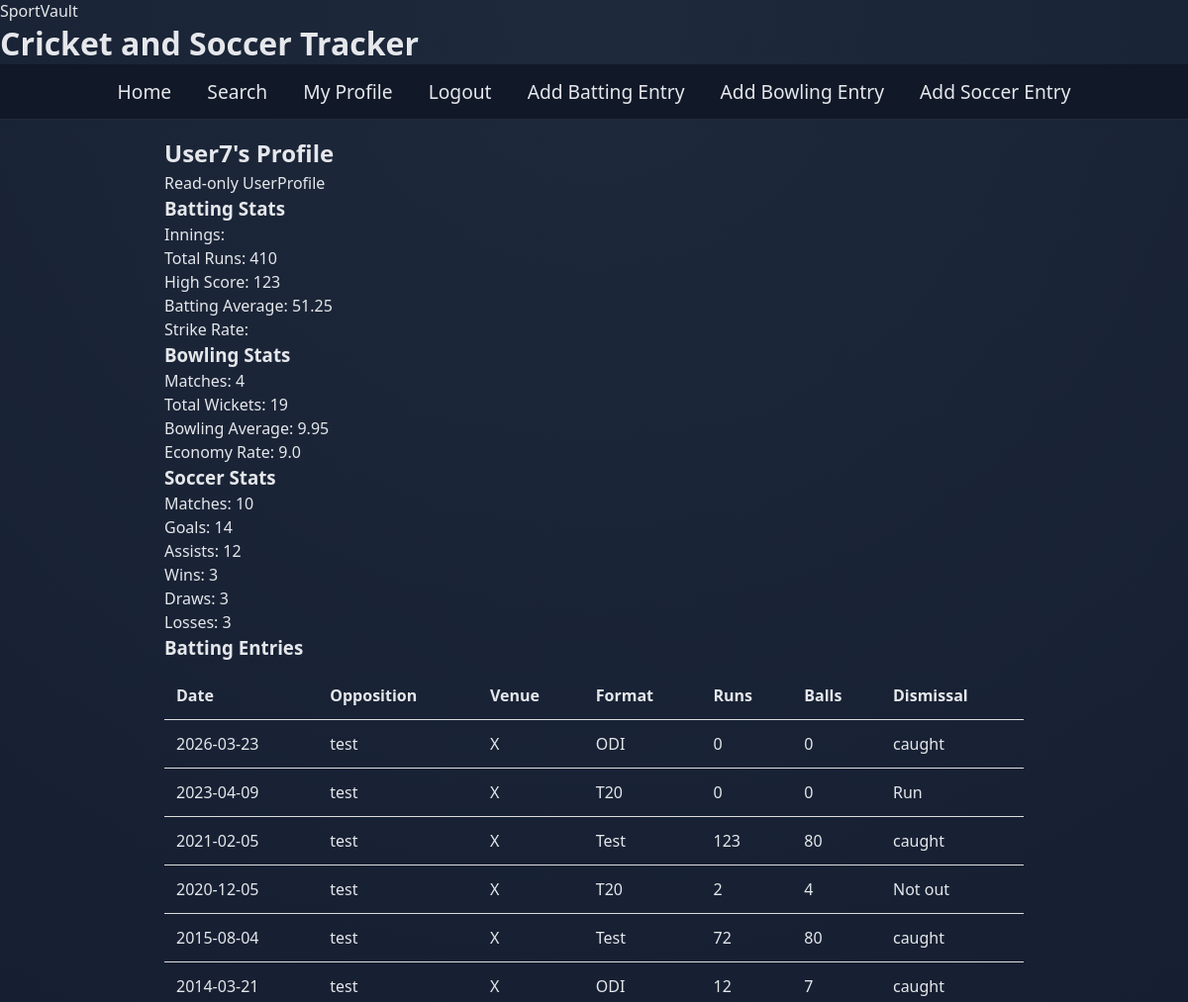
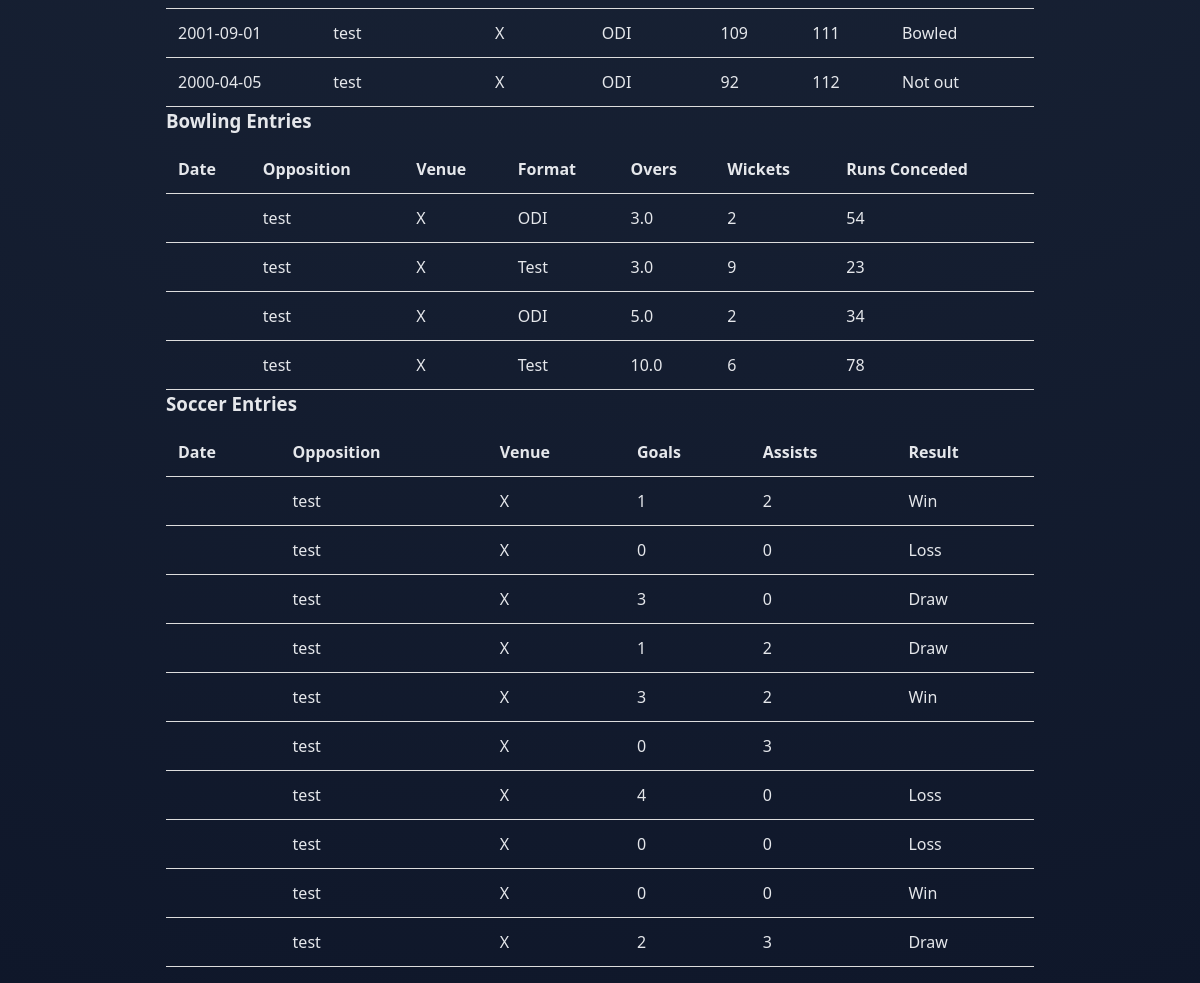
The app's page /user/8 (signed in) with its own data (2 pictures, top to bottom).
### tables this page shows
CREATE TABLE Users (
    user_id INTEGER PRIMARY KEY AUTOINCREMENT,
    username TEXT UNIQUE NOT NULL,
    password_hash TEXT NOT NULL,
    salt TEXT NOT NULL,
    created_at TEXT NOT NULL
);

CREATE TABLE Cricket_Batting (
    batting_id INTEGER PRIMARY KEY AUTOINCREMENT,
    user_id INTEGER NOT NULL,
    date TEXT NOT NULL,
    opposition TEXT NOT NULL,
    venue TEXT NOT NULL,
    format TEXT NOT NULL,
    runs INTEGER DEFAULT 0,
    balls INTEGER DEFAULT 0,
    dismissal TEXT NOT NULL,
    FOREIGN KEY (user_id) REFERENCES Users(user_id)
);

CREATE TABLE Cricket_Bowling (
    bowling_id INTEGER PRIMARY KEY AUTOINCREMENT,
    user_id INTEGER NOT NULL,
    date TEXT NOT NULL,
    opposition TEXT NOT NULL,
    venue TEXT NOT NULL,
    format TEXT NOT NULL,
    overs REAL DEFAULT 0,
    wickets INTEGER DEFAULT 0,
    runs_conceded INTEGER DEFAULT 0,
    FOREIGN KEY (user_id) REFERENCES Users(user_id)
);

CREATE TABLE Soccer_Performance (
    match_id INTEGER PRIMARY KEY AUTOINCREMENT,
    user_id INTEGER NOT NULL,
    date TEXT NOT NULL,
    opposition TEXT NOT NULL,
    venue TEXT NOT NULL,
    goals INTEGER DEFAULT 0,
    assists INTEGER DEFAULT 0,
    result TEXT NOT NULL,
    FOREIGN KEY (user_id) REFERENCES Users(user_id)
);

### app.py (the view)
@app.route("/user/<int:user_id>")
def UserProfile(user_id):
    if not session.get("username"):
        return redirect("/login")
    user = db.get_user_by_id(user_id)
    if not user:
        return redirect("/home")
    return render_template("profile.html",
        user=user,
        batting=db.get_batting_by_user(user_id),
        bowling=db.get_bowling_by_user(user_id),
        soccer=db.get_soccer_by_user(user_id),
        batting_stats=db.batting_stats(user_id),
        bowling_stats=db.bowling_stats(user_id),
        soccer_stats=db.soccer_stats(user_id),
        own_profile=False
    )

### app.py (called while the page is built)
@app.after_request
def SetSecurityHeaders(response):
    response.headers["Content-Security-Policy"] = "script-src 'self';"
    response.headers["X-Content-Type-Options"] = "nosniff"
    response.headers["X-Frame-Options"] = "DENY"
    response.headers["Referrer-Policy"] = "strict-origin-when-cross-origin"
    return response

### db.py (called while the page is built)
def GetDB():
    if not os.path.exists(DB_FOLDER):
        os.makedirs(DB_FOLDER)
    db = sqlite3.connect(DB_PATH)
    db.row_factory = sqlite3.Row
    db.execute("PRAGMA foreign_keys = ON")
    return db

def get_user_by_id(user_id):
    db = GetDB()
    row = db.execute("SELECT * FROM Users WHERE user_id = ?", (user_id,)).fetchone()
    db.close()
    if row:
        return User(row["user_id"], row["username"], row["created_at"])
    return None

def get_batting_by_user(user_id):
    db = GetDB()
    rows = db.execute("SELECT * FROM Cricket_Batting WHERE user_id = ? ORDER BY date DESC", (user_id,)).fetchall()
    db.close()
    return [BattingPerformance(r["batting_id"], r["user_id"], r["date"], r["opposition"], r["venue"], r["format"], r["runs"], r["balls"], r["dismissal"]) for r in rows]

def get_bowling_by_user(user_id):
    db = GetDB()
    rows = db.execute("SELECT * FROM Cricket_Bowling WHERE user_id = ? ORDER BY date DESC", (user_id,)).fetchall()
    db.close()
    return [BowlingPerformance(r["BOWLING_ID"], r["USER_ID"], r["DATE"], r["OPPOSITION"], r["VENUE"], r["FORMAT"], r["OVERS"], r["WICKETS"], r["RUNS_CONCEDED"]) for r in rows]

def get_soccer_by_user(user_id):
    db = GetDB()
    rows = db.execute("SELECT * FROM Soccer_Performance WHERE user_id = ? ORDER BY date DESC", (user_id,)).fetchall()
    db.close()
    return [SoccerPerformance(r["MATCH_ID"], r["USER_ID"], r["DATE"], r["OPPOSITION"], r["VENUE"], r["GOALS"], r["ASSISTS"], r["RESULT"]) for r in rows]

def batting_stats(user_id):
    db = GetDB()
    row = db.execute('''
        SELECT
            SUM(runs) as total_runs,
            MAX(runs) as high_score,
            AVG(runs) as batting_avg
        FROM Cricket_Batting
        WHERE user_id = ?
    ''', (user_id,)).fetchone()
    db.close()
    if row and row["total_runs"] is not None:
        return {
            "total_runs": row["total_runs"],
            "high_score": row["high_score"],
            "batting_avg": round(row["batting_avg"], 2)
        }
    return {"total_runs": 0, "high_score": 0, "batting_avg": 0}

### templates/profile.html (shortened to what this page needs)
{% extends "base.html" %}
{% block content %}
<section class="card profile-header">
  <div>
    <h2>{{ user.username }}'s Profile</h2>
    <p>{{ 'Your private profile' if own_profile else 'Read-only UserProfile' }}</p>
  </div>
</section>
<div class="stats-grid">
  <section class="card">
    <h3>Batting Stats</h3>
    <p>Innings: {{ batting_stats.innings }}</p>
    <p>Total Runs: {{ batting_stats.total_runs }}</p>
    <p>High Score: {{ batting_stats.high_score }}</p>
    <p>Batting Average: {{ batting_stats.batting_avg }}</p>
    <p>Strike Rate: {{ batting_stats.strike_rate }}</p>
  </section>
  <section class="card">
    <h3>Bowling Stats</h3>
    <p>Matches: {{ bowling_stats.matches }}</p>
    <p>Total Wickets: {{ bowling_stats.total_wickets }}</p>
    <p>Bowling Average: {{ bowling_stats.bowling_avg }}</p>
    <p>Economy Rate: {{ bowling_stats.economy }}</p>
  </section>
  <section class="card">
    <h3>Soccer Stats</h3>
    <p>Matches: {{ soccer_stats.matches }}</p>
    <p>Goals: {{ soccer_stats.total_goals }}</p>
    <p>Assists: {{ soccer_stats.total_assists }}</p>
    <p>Wins: {{ soccer_stats.wins }}</p>
    <p>Draws: {{ soccer_stats.draws }}</p>
    <p>Losses: {{ soccer_stats.losses }}</p>
  </section>
</div>
<section class="card table-card">
  <h3>Batting Entries</h3>
  <table>
    <thead><tr><th>Date</th><th>Opposition</th><th>Venue</th><th>Format</th><th>Runs</th><th>Balls</th><th>Dismissal</th>{% if own_profile %}<th>Actions</th>{% endif %}</tr></thead>
    <tbody>
      {% for row in batting %}
        <tr>
          <td>{{ row.date }}</td><td>{{ row.opposition }}</td><td>{{ row.venue }}</td><td>{{ row.format }}</td><td>{{ row.runs }}</td><td>{{ row.balls }}</td><td>{{ row.dismissal }}</td>
        </tr>
      {% else %}
        <tr><td colspan="{% if own_profile %}8{% else %}7{% endif %}" class="empty">No batting entries yet.</td></tr>
      {% endfor %}
    </tbody>
  </table>
</section>
<section class="card table-card">
  <h3>Bowling Entries</h3>
  <table>
    <thead><tr><th>Date</th><th>Opposition</th><th>Venue</th><th>Format</th><th>Overs</th><th>Wickets</th><th>Runs Conceded</th>{% if own_profile %}<th>Actions</th>{% endif %}</tr></thead>
    <tbody>
      {% for row in bowling %}
        <tr>
          <td>{{ row.date }}</td><td>{{ row.opposition }}</td><td>{{ row.venue }}</td><td>{{ row.format }}</td><td>{{ row.overs }}</td><td>{{ row.wickets }}</td><td>{{ row.runs_conceded }}</td>
        </tr>
      {% else %}
        <tr><td colspan="{% if own_profile %}8{% else %}7{% endif %}" class="empty">No bowling entries yet.</td></tr>
      {% endfor %}
    </tbody>
  </table>
</section>
<section class="card table-card">
  <h3>Soccer Entries</h3>
  <table>
    <thead><tr><th>Date</th><th>Opposition</th><th>Venue</th><th>Goals</th><th>Assists</th><th>Result</th>{% if own_profile %}<th>Actions</th>{% endif %}</tr></thead>
    <tbody>
      {% for row in soccer %}
        <tr>
          <td>{{ row.date }}</td><td>{{ row.opposition }}</td><td>{{ row.venue }}</td><td>{{ row.goals }}</td><td>{{ row.assists }}</td><td>{{ row.result }}</td>
        </tr>
      {% else %}
        <tr><td colspan="{% if own_profile %}7{% else %}6{% endif %}" class="empty">No soccer entries yet.</td></tr>
      {% endfor %}
    </tbody>
  </table>
</section>
{% endblock %}

### templates/base.html (shortened to what this page needs)
<!DOCTYPE html>
<html lang="en">
<head>
    <link rel="stylesheet" href="/static/css/style.css" />
</head>
<body>
    <header class="site-header">
        <div>
            <p class="eyebrow">SportVault</p>
            <h1>Cricket and Soccer Tracker</h1>
        </div>
        <nav class="nav">
            <a href="{{ url_for('Home') }}">Home</a>
            <a href="{{ url_for('Search') }}">Search</a>
            {% if session.get('username') %}
                <a href="{{ url_for('Profile') }}">My Profile</a>
                <a href="{{ url_for('Logout') }}">Logout</a>
                <a href="{{ url_for('AddBatting') }}">Add Batting Entry</a>
                <a href="{{ url_for('AddBowling') }}">Add Bowling Entry</a>
                <a href="{{ url_for('AddSoccer') }}">Add Soccer Entry</a>
            {% else %}
                <a href="{{ url_for('Login') }}">Login</a>
                <a href="{{ url_for('Register') }}">Register</a>
            {% endif %}
        </nav>
    </header>
    <main class="page-shell">
        {% block content %}{% endblock %}
    </main>
</body>
</html>

### static/css/style.css (style rules this page uses)
:root { --bg: #0f172a; --panel: #111827; --panel-2: #1f2937; --text: #e5e7eb; --accent: #38bdf8; --accent-2: #528564; --border: rgba(255,255,255,.08); }
* { padding: 0; margin: 0; box-sizing: border-box; }
body { background: radial-gradient(circle at top, #1e293b, var(--bg)); background-attachment: fixed; color: var(--text); font-family: system-ui, -apple-system, BlinkMacSystemFont, "Segoe UI", sans-serif; font-size: 1rem; }
main { max-width: 900px; margin: auto; padding: 1rem; line-height: 1.5; }
nav { overflow: hidden; background-color: var(--panel); border-bottom: 1px solid var(--border); text-align: center; }
nav a { display: inline-block; color: var(--text); padding: 14px 16px; text-decoration: none; font-size: 1.2em; }
table { width: 100%; border-collapse: collapse; margin-top: 10px; }
th, td { padding: 12px; text-align: left; border-bottom: 1px solid #ddd; }

### records on screen
Users: username "User7"
Cricket_Batting: date "2026-03-23", opposition "test", venue "X", format "ODI", runs "0", balls "0", dismissal "caught"
Cricket_Batting: date "2023-04-09", opposition "test", venue "X", format "T20", runs "0", balls "0", dismissal "Run"
Cricket_Batting: date "2021-02-05", opposition "test", venue "X", format "Test", runs "123", balls "80", dismissal "caught"
Cricket_Batting: date "2020-12-05", opposition "test", venue "X", format "T20", runs "2", balls "4", dismissal "Not out"
Cricket_Batting: date "2015-08-04", opposition "test", venue "X", format "Test", runs "72", balls "80", dismissal "caught"
Cricket_Batting: date "2014-03-21", opposition "test", venue "X", format "ODI", runs "12", balls "7", dismissal "caught"
Cricket_Batting: date "2001-09-01", opposition "test", venue "X", format "ODI", runs "109", balls "111", dismissal "Bowled"
Cricket_Batting: date "2000-04-05", opposition "test", venue "X", format "ODI", runs "92", balls "112", dismissal "Not out"
Cricket_Bowling: opposition "test", venue "X", format "ODI", overs "3.0", wickets "2", runs_conceded "54"
Cricket_Bowling: opposition "test", venue "X", format "Test", overs "3.0", wickets "9", runs_conceded "23"
Cricket_Bowling: opposition "test", venue "X", format "ODI", overs "5.0", wickets "2", runs_conceded "34"
Cricket_Bowling: opposition "test", venue "X", format "Test", overs "10.0", wickets "6", runs_conceded "78"
Soccer_Performance: opposition "test", venue "X", goals "1", assists "2", result "Win"
Soccer_Performance: opposition "test", venue "X", goals "0", assists "0", result "Loss"
Soccer_Performance: opposition "test", venue "X", goals "3", assists "0", result "Draw"
Soccer_Performance: opposition "test", venue "X", goals "1", assists "2", result "Draw"
Soccer_Performance: opposition "test", venue "X", goals "3", assists "2", result "Win"
Soccer_Performance: opposition "test", venue "X", goals "0", assists "3"
Soccer_Performance: opposition "test", venue "X", goals "4", assists "0", result "Loss"
Soccer_Performance: opposition "test", venue "X", goals "0", assists "0", result "Loss"
Soccer_Performance: opposition "test", venue "X", goals "0", assists "0", result "Win"
Soccer_Performance: opposition "test", venue "X", goals "2", assists "3", result "Draw"

### other values on screen
{{ 'Your private profile' if own_profile else 'Read-only UserProfile' }} "Read-only UserProfile"
{{ batting_stats.total_runs }} "410"
{{ batting_stats.high_score }} "123"
{{ batting_stats.batting_avg }} "51.25"
{{ bowling_stats.matches }} "4"
{{ bowling_stats.total_wickets }} "19"
{{ bowling_stats.bowling_avg }} "9.95"
{{ bowling_stats.economy }} "9.0"
{{ soccer_stats.matches }} "10"
{{ soccer_stats.total_goals }} "14"
{{ soccer_stats.total_assists }} "12"
{{ soccer_stats.wins }} "3"
{{ soccer_stats.draws }} "3"
{{ soccer_stats.losses }} "3"
